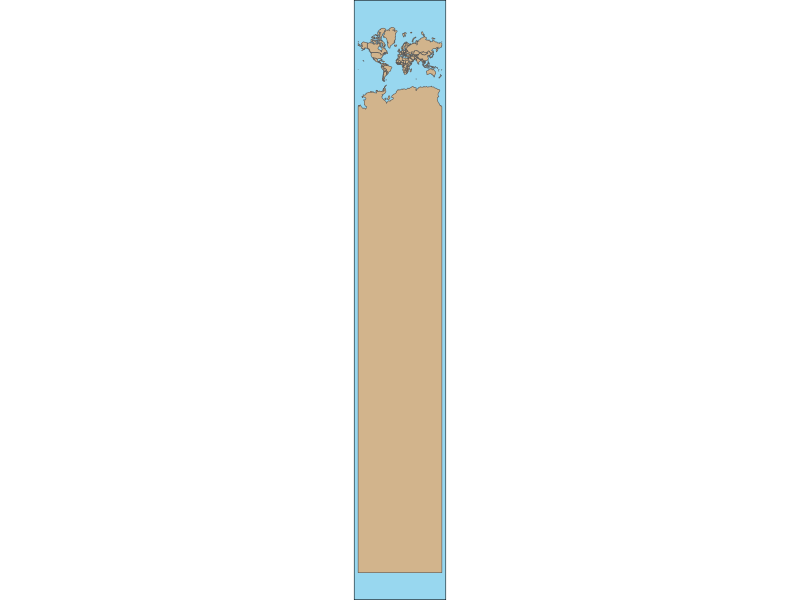
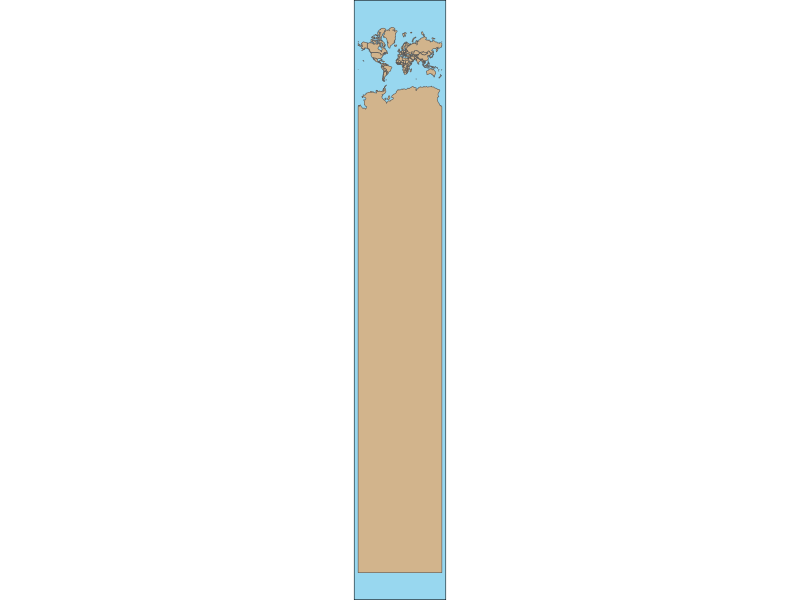
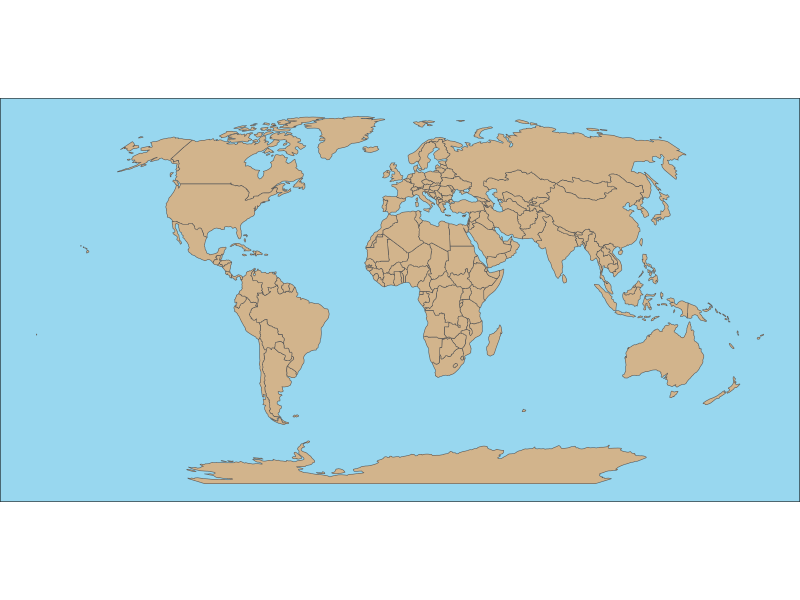
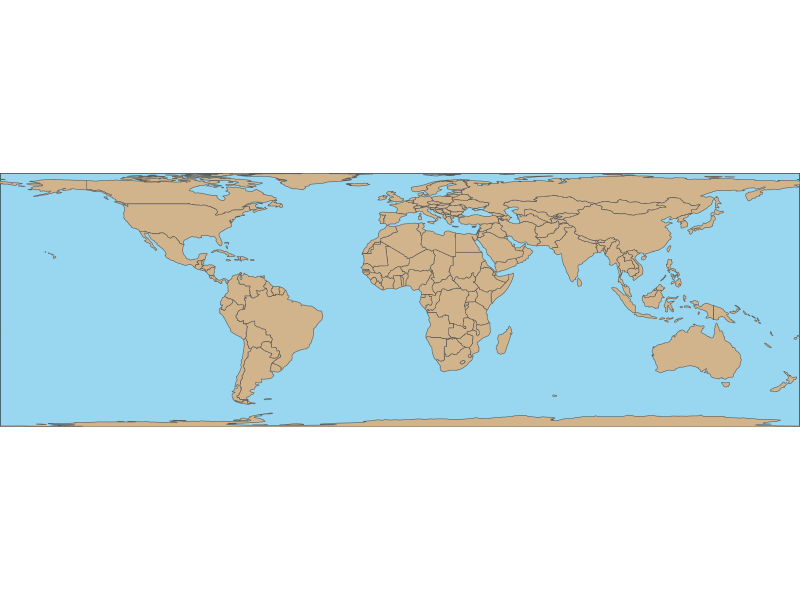

Write the R code that produced these figures, in order.
library(tidyverse)
library(rnaturalearthdata)
library(sf)

countries_sf <- countries110 %>%
  st_as_sf()

theme_cjh_map <- function(){
  theme_void() +
    theme(panel.background = element_rect(fill = "#98d7ef"), panel.border = element_blank())
}

# sf::sf_use_s2(FALSE)

gg_web_mercator <- countries_sf %>%
  st_transform(crs = 3857) %>% 
  ggplot() +
  geom_sf(fill = "#D2B48C") +
  coord_sf(crs = 3857, expand = TRUE) +
  theme_cjh_map()

gg_web_mercator


gg_robinson <- countries_sf %>%
  ggplot() +
  geom_sf(fill = "#D2B48C") +
  coord_sf(crs = "+proj=robin") +
  theme_cjh_map()

gg_pall_peters <- countries_sf %>%
  ggplot() +
  geom_sf(fill = "#D2B48C") +
  coord_sf(crs = "+proj=cea", expand = FALSE) +
  theme_cjh_map()

gg_web_mercator %>% 
  ggsave("gg_web_mercator.png",
         .,
         width = 10,
         height = 10)


gg_robinson %>% 
  ggsave("gg_robinson.png",
         .,
         width = 20,
         height = 8)

gg_pall_peters %>% 
  ggsave("gg_pall_peters.png",
         .,
         width = 20,
         height = 8)
